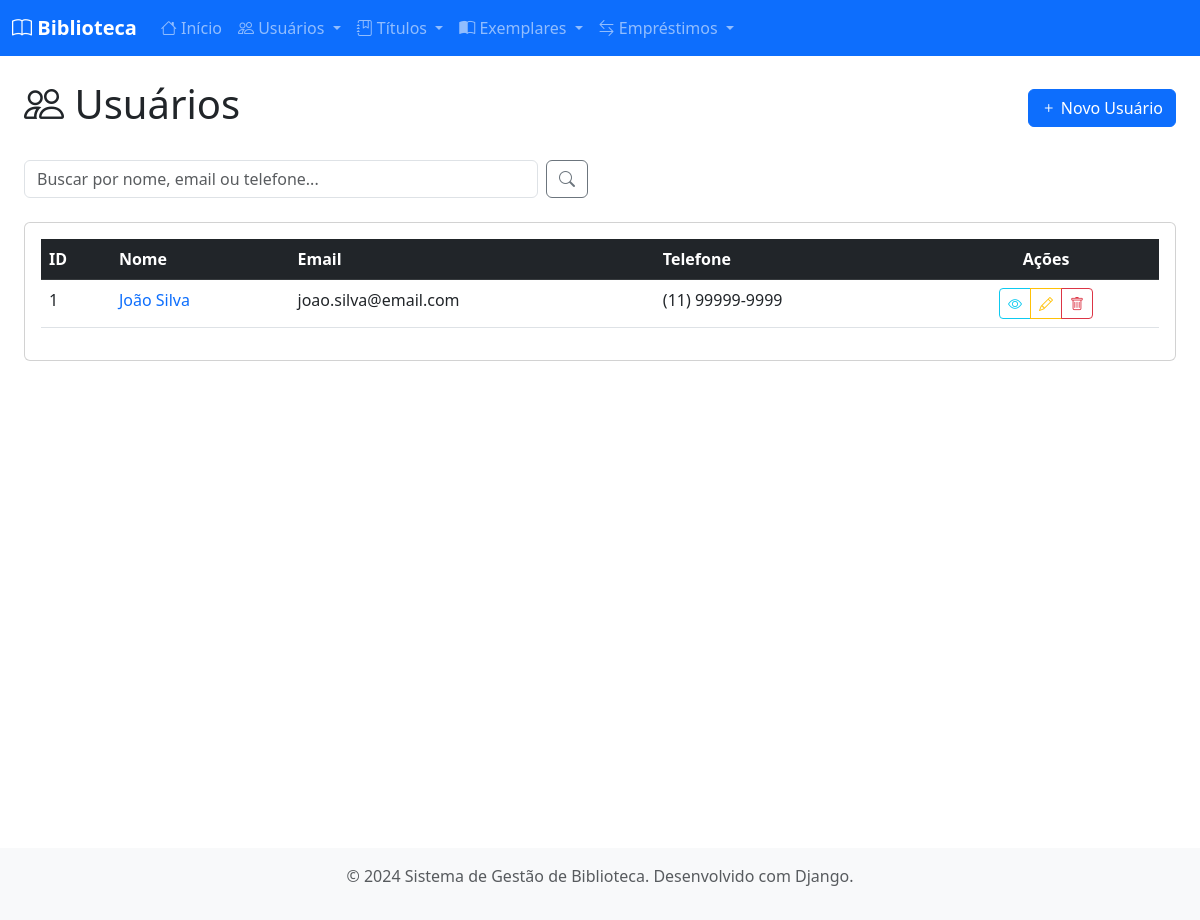
Screenshot of /usuarios/ with the database file from the repository.
### biblioteca/models.py (models this page shows, shortened)
class Usuario(models.Model):
    id_usuario = models.AutoField(primary_key=True)
    nome = models.CharField(max_length=200)
    telefone = models.CharField(max_length=20)
    email = models.EmailField(unique=True)
    senha = models.CharField(max_length=128)
    class Meta:
        verbose_name = "Usuário"
        verbose_name_plural = "Usuários"

### biblioteca/views.py (the view)
# urls.py: path('usuarios/', views.usuario_list, name='usuario_list'),
def usuario_list(request):
    search = request.GET.get('search', '')
    usuarios = Usuario.objects.all()
    if search:
        usuarios = usuarios.filter(
            Q(nome__icontains=search) |
            Q(email__icontains=search) |
            Q(telefone__icontains=search)
        )
    return render(request, 'biblioteca/usuario_list.html', {
        'usuarios': usuarios,
        'search': search
    })

### biblioteca/templates/biblioteca/usuario_list.html (shortened to what this page needs)
{% extends 'biblioteca/base.html' %}
{% block content %}
<div class="container-fluid">
    <div class="row">
        <div class="col-12">
            <div class="d-flex justify-content-between align-items-center mb-4">
                <h1>
                    <i class="bi bi-people"></i> Usuários
                </h1>
                <a href="{% url 'usuario_create' %}" class="btn btn-primary">
                    <i class="bi bi-plus"></i> Novo Usuário
                </a>
            </div>
        </div>
    </div>
    <div class="row mb-4">
        <div class="col-md-6">
            <form method="get" class="d-flex">
                <input type="text" name="search" class="form-control me-2"
                       placeholder="Buscar por nome, email ou telefone..."
                       value="{{ search }}">
                <button type="submit" class="btn btn-outline-secondary">
                    <i class="bi bi-search"></i>
                </button>
            </form>
        </div>
    </div>
    <div class="row">
        <div class="col-12">
            {% if usuarios %}
                <div class="card">
                    <div class="card-body">
                        <div class="table-responsive">
                            <table class="table table-hover">
                                <thead class="table-dark">
                                    <tr>
                                        <th>ID</th>
                                        <th>Nome</th>
                                        <th>Email</th>
                                        <th>Telefone</th>
                                        <th class="text-center">Ações</th>
                                    </tr>
                                </thead>
                                <tbody>
                                    {% for usuario in usuarios %}
                                    <tr>
                                        <td>{{ usuario.id_usuario }}</td>
                                        <td>
                                            <a href="{% url 'usuario_detail' usuario.id_usuario %}"
                                               class="text-decoration-none">
                                                {{ usuario.nome }}
                                            </a>
                                        </td>
                                        <td>{{ usuario.email }}</td>
                                        <td>{{ usuario.telefone }}</td>
                                        <td class="text-center table-actions">
                                            <div class="btn-group" role="group">
                                                <a href="{% url 'usuario_detail' usuario.id_usuario %}"
                                                   class="btn btn-sm btn-outline-info" title="Ver detalhes">
                                                    <i class="bi bi-eye"></i>
                                                </a>
                                                <a href="{% url 'usuario_edit' usuario.id_usuario %}"
                                                   class="btn btn-sm btn-outline-warning" title="Editar">
                                                    <i class="bi bi-pencil"></i>
                                                </a>
                                                <a href="{% url 'usuario_delete' usuario.id_usuario %}"
                                                   class="btn btn-sm btn-outline-danger" title="Excluir">
                                                    <i class="bi bi-trash"></i>
                                                </a>
                                            </div>
                                        </td>
                                    </tr>
                                    {% endfor %}
                                </tbody>
                            </table>
                        </div>
                    </div>
                </div>
            {% endif %}
        </div>
    </div>
</div>
{% endblock %}

### biblioteca/templates/biblioteca/base.html (style rules this page uses)
.table-actions { white-space: nowrap; }

### rows the page displays
Usuario: id_usuario "1", nome "João Silva", email "joao.silva@email.com", telefone "(11) 99999-9999"
